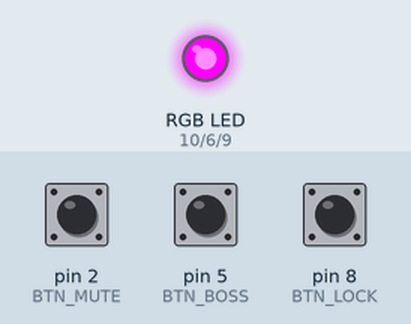
Simulated run of this sketch. Board: SparkFun Pro Micro, built with avr-gcc and run on an emulated ATmega32U4. Shown: an RGB LED mixed from three pins (HIGH = lit). The test bench sets the inputs (shaded band); at power-on: pin 2 (BTN_MUTE) HIGH, pin 5 (BTN_BOSS) HIGH, pin 8 (BTN_LOCK) HIGH. USB keyboard and mouse output is not drawn.

Above: at 5.2 s.
5.3 s: pin 2 (BTN_MUTE) pulled LOW for 0.15 s
At 5.7 s:
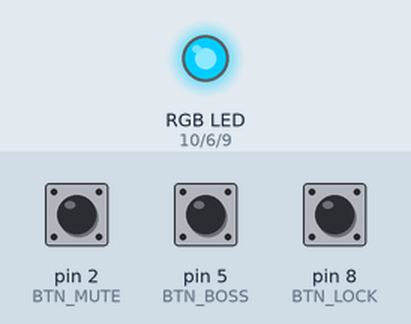
6.9 s: pin 5 (BTN_BOSS) pulled LOW for 0.15 s
At 8.1 s:
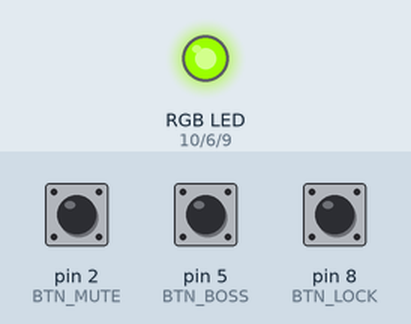
8.5 s: pin 8 (BTN_LOCK) pulled LOW for 0.15 s
At 9.4 s:
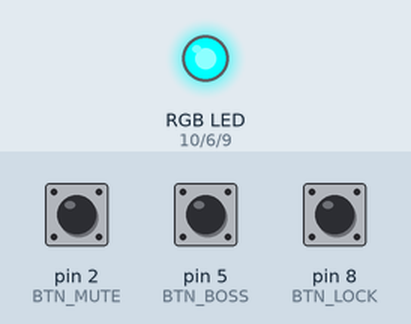
10.1 s: pin 8 (BTN_LOCK) pulled LOW for 1 s
At 10.6 s:
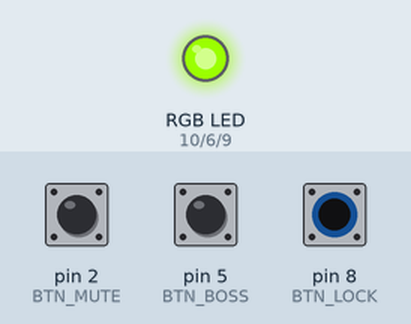
12.6 s: pin 8 (BTN_LOCK) pulled LOW for 3.2 s
At 13.7 s:
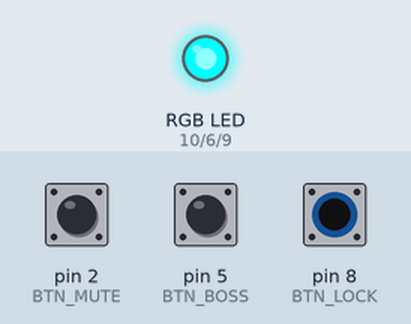
17.3 s: pin 2 (BTN_MUTE) driven LOW and pin 5 (BTN_BOSS) driven LOW and pin 8 (BTN_LOCK) driven LOW
At 19.2 s:
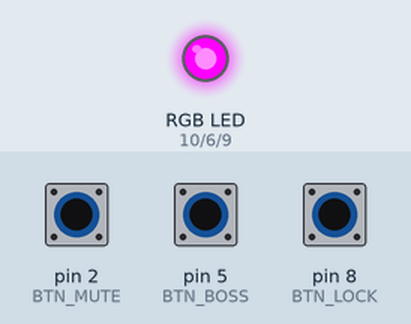
Timing chart, 0 to 20.6 s (numbered marks = the images above; inputs shaded):
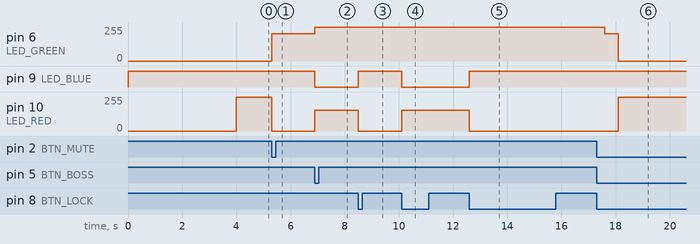

The sketch:

null-key-001.ino
```cpp
/*
  PROJECT: null-key v5 - RGB EDITION (Active Low / Common Anode)
  HARDWARE: SparkFun Pro Micro (ATmega32U4) 3.3V/8MHz
*/

#include <HID-Project.h>

// --- PIN DEFINITIONS ---
const int BTN_MUTE = 2;
const int BTN_BOSS = 5;
const int BTN_LOCK = 8;

const int LED_RED   = 10;
const int LED_GREEN = 6;
const int LED_BLUE  = 9;

// --- STATE VARIABLES ---
int lastStateMute = HIGH;
int lastStateBoss = HIGH;
int lastStateLock = HIGH;

bool isMuted = false;
bool isBossMode = false;
bool isLocked = false;

// --- HELPER: Set Color (Active Low Logic) ---
// 0 = Pin HIGH (Off), 255 = Pin LOW (Full Brightness)
void setRGB(int r, int g, int b) {
  analogWrite(LED_RED,   255 - r);
  analogWrite(LED_GREEN, 255 - g);
  analogWrite(LED_BLUE,  255 - b);
}

void setup() {
  // Set pins to HIGH (Off for Active Low) BEFORE pinMode to prevent a bright flash
  digitalWrite(LED_RED, HIGH);
  digitalWrite(LED_GREEN, HIGH);
  digitalWrite(LED_BLUE, HIGH);

  pinMode(LED_RED, OUTPUT);
  pinMode(LED_GREEN, OUTPUT);
  pinMode(LED_BLUE, OUTPUT);

  // Safety/Boot Delay - Yellow
  setRGB(255, 255, 0);
  delay(4000);

  Serial.begin(9600);
  Consumer.begin();
  BootKeyboard.begin();

  pinMode(BTN_MUTE, INPUT_PULLUP);
  pinMode(BTN_BOSS, INPUT_PULLUP);
  pinMode(BTN_LOCK, INPUT_PULLUP);

  updateStatus();
}

void updateStatus() {
  // Priority order for LED feedback
  if (isLocked) {
    setRGB(255, 0, 0);   // RED
  } else if (isBossMode) {
    setRGB(100, 0, 255); // PURPLE
  } else if (isMuted) {
    setRGB(255, 50, 0);  // ORANGE-RED
  } else {
    setRGB(0, 255, 0);   // GREEN (Normal)
  }
}

void loop() {
  // --- MUTE ---
  int readMute = digitalRead(BTN_MUTE);
  if (readMute != lastStateMute && readMute == LOW) {
      Consumer.write(MEDIA_VOLUME_MUTE);
      isMuted = !isMuted;
      updateStatus();
      delay(200); // Debounce
  }
  lastStateMute = readMute;

  // --- BOSS KEY (Win+D) ---
  int readBoss = digitalRead(BTN_BOSS);
  if (readBoss != lastStateBoss && readBoss == LOW) {
      BootKeyboard.press(KEY_LEFT_GUI);
      BootKeyboard.write('d');
      BootKeyboard.releaseAll();
      isBossMode = !isBossMode;
      updateStatus();
      delay(300);
  }
  lastStateBoss = readBoss;

  // --- LOCK (Win+L) ---
  int readLock = digitalRead(BTN_LOCK);
  if (readLock != lastStateLock && readLock == LOW) {
      BootKeyboard.press(KEY_LEFT_GUI);
      BootKeyboard.write('l');
      BootKeyboard.releaseAll();
      isLocked = !isLocked;
      updateStatus();
      delay(500);
  }
  lastStateLock = readLock;
}
```

Measured:
- after the input at 5.3 s, pin 6 (LED_GREEN): 0/255 → 205/255 at once; pin 10 (LED_RED): 255/255 → 0/255 at once
- after the input at 6.9 s, pin 6 (LED_GREEN): 205/255 → 255/255 at once; pin 9 (LED_BLUE): HIGH → LOW at once; pin 10 (LED_RED): 0/255 → 155/255 at once
- after the input at 8.5 s, pin 9 (LED_BLUE): LOW → HIGH at once; pin 10 (LED_RED): 155/255 → 0/255 at once
- after the input at 10.1 s, pin 9 (LED_BLUE): HIGH → LOW at once; pin 10 (LED_RED): 0/255 → 155/255 at once
- after the input at 12.6 s, pin 9 (LED_BLUE): LOW → HIGH at once; pin 10 (LED_RED): 155/255 → 0/255 at once
- after the input at 17.3 s, pin 6 (LED_GREEN): 255/255 → 205/255 after 0.30 s, → 0/255 0.50 s later; pin 10 (LED_RED): 0/255 → 255/255 after 0.81 s
